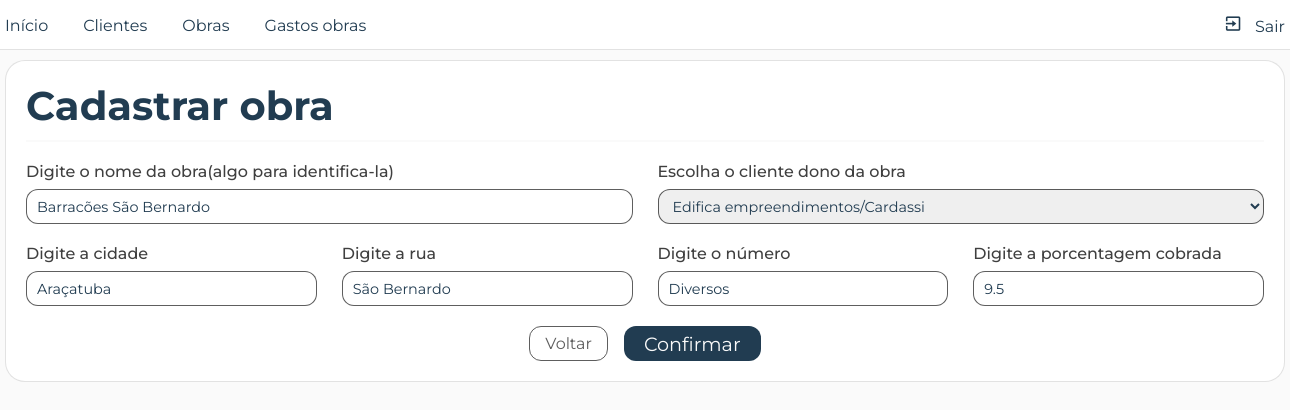
Page /pages/front/edits/editar_obra.php?id=5 (signed in) on the committed database.
### tables this page shows
CREATE TABLE `obras` (
  `id` int(11) NOT NULL,
  `nome` varchar(50) NOT NULL,
  `cpf_cnpj_cliente` varchar(20) NOT NULL,
  `id_cidade` int(11) NOT NULL,
  `rua` varchar(50) NOT NULL,
  `numObra` char(10) NOT NULL,
  `porcentagem_cobranca` char(5) NOT NULL
);

CREATE TABLE `cidades` (
  `id` int(11) NOT NULL,
  `cidade` varchar(50) NOT NULL
);

### pages/back/utils.php (called while the page is built, shortened)
<?php
   function selecionaTodos($conn, $tabela, $coluna){
      try {
         $query = $conn->prepare("SELECT * FROM $tabela ORDER BY $coluna ASC");
         $query->execute();
         if($query) {
            $dados = $query->fetchAll(PDO::FETCH_ASSOC);
            return $dados;
         }
      } catch (PDOException $erro) {
         echo "Não foi possível recuperar os dados";
         exit();
      }
   }
?>

### pages/back/views/view_obradb.php (called while the page is built)
<?php
   require_once __DIR__."/../../conexao/connection.php";
   require_once __DIR__."/../utils.php";
   $idObra = $_GET['id'];
   try {
      $query = $conn->prepare("SELECT
                                 O.id,
                                 O.nome AS nomeObra,
                                 O.rua,
                                 O.numObra,
                                 O.porcentagem_cobranca AS porcentagem,
                                 C.cpf_cnpj,
                                 C.nome AS nomeCliente,
                                 Ci.cidade
                               FROM obras O
                               INNER JOIN clientes C
                               ON O.cpf_cnpj_cliente = C.cpf_cnpj
                               INNER JOIN cidades Ci
                               ON O.id_cidade = Ci.id
                               WHERE O.id = :id
                               ORDER BY nomeObra ASC");
      $query->execute([
         ":id" => $idObra
      ]);
      if($query) {
         $dados = $query->fetch(PDO::FETCH_ASSOC);
         return $dados;
      }
   } catch (PDOException $erro) {
      echo "Não foi possível recuperar os dados da obra";
      exit();
   }
?>

### pages/front/edits/editar_obra.php (the view, shortened to what this page needs)
<?php
   require_once(__DIR__."/../../back/views/view_obradb.php");
   require_once(__DIR__."/../../back/utils.php");
   require_once(__DIR__."/../../conexao/connection.php");
   $listaClientes = selecionaTodos(
      $conn,
      'clientes',
      'nome'
   );
?>
<!DOCTYPE html>
<html lang="pt-br">
<head>
      <link rel="stylesheet" href="<?= BASE_URL; ?>css/reset.css">
      <link rel="stylesheet" href="<?= BASE_URL; ?>css/style.css">
      <link rel="stylesheet" href="<?= BASE_URL; ?>css/formsCadastros.css">
</head>
<body>
      <?php require_once(__DIR__."/../menu.php"); ?>
      <div class="container">
         <div class="card_formulario">
               <div class="row rowTitulo">
                  <h1>Cadastrar obra</h1>
               </div>
               <form action="<?= BASE_URL; ?>pages/back/edits/editar_obradb.php" method="POST">
                  <div class="row">
                     <div class="particao">
                        <label for="nomeObra">Digite o nome da obra(algo para identifica-la)</label>
                        <input
                           type="text"
                           name="nomeObra"
                           id="nomeObra"
                           placeholder="Ex: Barracão três lagoas"
                           value="<?= $dados['nomeObra']; ?>"
                           required>
                     </div>
                     <div class="particao">
                        <label for="clienteObra">Escolha o cliente dono da obra</label>
                         <select
                           name="clienteObra"
                           id="clienteObra"
                           value="<?= $dados['nomeCliente']; ?>">
                           <?php
                              foreach($listaClientes as $lista) {
                           ?>
                           <option value="<?= $lista['cpf_cnpj']; ?>"><?= $lista['nome']; ?></option>
                           <?php
                              }
                           ?>
                         </select>
                     </div>
                  </div>
                  <div class="row">
                     <div class="particao">
                        <label for="cidadeObra">Digite a cidade</label>
                        <input
                           type="text"
                           name="cidadeObra"
                           id="cidadeObra"
                           placeholder="Ex: Araçatuba"
                           value="<?= ucfirst($dados['cidade']); ?>"
                           required>
                     </div>
                     <div class="particao">
                        <label for="ruaObra">Digite a rua</label>
                        <input
                           type="text"
                           name="ruaObra"
                           id="ruaObra"
                           placeholder="Ex: Dr Raposo de Melo"
                           value="<?= $dados['rua']; ?>"
                           required>
                     </div>
                     <div class="particao">
                        <label for="numObra">Digite o número</label>
                        <input
                           type="text"
                           name="numObra"
                           id="numObra"
                           placeholder="Ex: 101"
                           value="<?= $dados['numObra']; ?>"
                           required>
                     </div>
                     <div class="particao">
                        <label for="porcentagemCobrada">Digite a porcentagem cobrada</label>
                        <input
                           type="text"
                           name="porcentagemCobrada"
                           id="porcentagemCobrada"
                           value="<?= $dados['porcentagem'] != null ? $dados['porcentagem'] : "Não atribuído"; ?>"
                           placeholder="Ex: 10%"
                           required>
                     </div>
                  </div>
                  <div class="row rowBtn">
                     <a
                        href="<?= BASE_URL; ?>pages/front/listas/lista_obras.php"
                        class="btn voltar">
                        Voltar
                     </a>
                     <input type="submit" value="Confirmar">
                  </div>
               </form>
            </div>
      </div>
</body>
</html>

### css/style.css (style rules this page uses)
body { width: 100%; height: auto; padding: 60px 0 10px 0; background-color: var(--gelo); }
.container { width: 1280px; margin: 0 auto; }
.row { width: 100%; }
a.btn { width: fit-content; height: 35px; border-radius: 12px; display: block; padding: 0 15px; place-content: center; text-decoration: none; display: flex; gap: 5px; align-items: center; color: var(--gelo); font-size: 1rem; transition: all var(--trans02) ease; }
a.voltar { background-color: transparent; border: 1px solid var(--cinza); color: var(--cinza); }

### css/variaveis.css (style rules this page uses)
:root { --cor-texto: rgba(26, 26, 26, 0.84); --cinza: rgba(26, 26, 26, 0.7); --cinza-claro: rgba(37, 37, 37, 0.438); --borda-card: rgba(37, 37, 37, 0.130); --realce: #213C51; --realce02: #173044; --gelo: #fafafa; --branco: #fff; --vermelho: #f16060; --vermelho02: #cc4545; --verde: #66ac5f; --bg-icon-card1: #ddf8e0; --co-icon-card1: #66ac5f; --bg-icon-card2: #ddf4f8; --co-icon-card2: #5f89ac; --bg-icon-card3: #e9ddf8; --co-icon-card3: #805fac; --bg-icon-card4: #f8eddd; --co-icon-card4: #ac8d5f; --trans02: .2s; --trans04: .4s; }

### rows in the picture
obras: nomeObra "Barracões São Bernardo", cidadeObra "Araçatuba", ruaObra "São Bernardo", numObra "Diversos", porcentagemCobrada "9.5"

### other values in the picture
form field clienteObra "Edifica empreendimentos/Cardassi"
